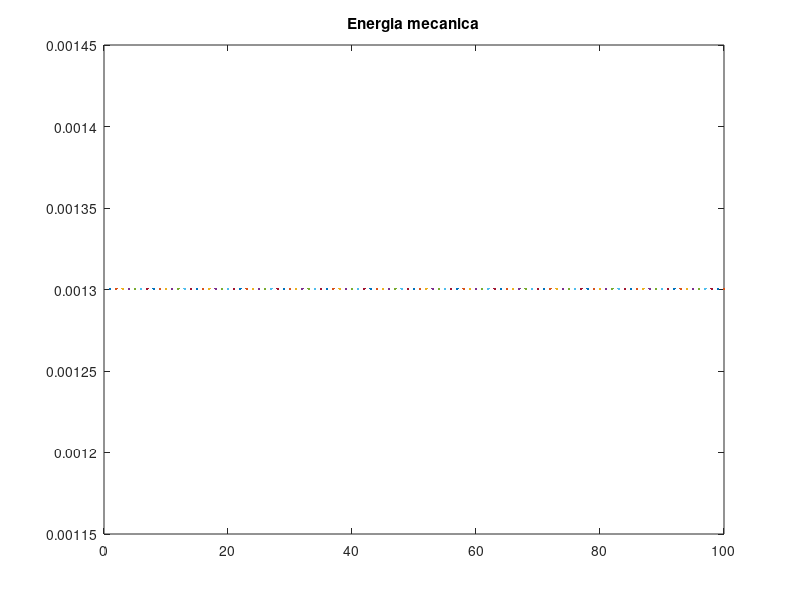

Source code (MATLAB):
close all
clear all
clc

dt = 0.1;
l=1;
k = 1 ;
vc(1) = 0;
xc(1) = 1;
xe(1) = l+l/2;
xd(1) = xe(1)+l;
ve(1) = 0;
vd(1) = 0;
vc(1) = 0;
m = 1;
ro=5;


for i = 1:100
    ve(i+1)= ve(i) +(dt/m)*(-k*(xe(i)-xc(i)-l)+k*(xd(i)-xe(i)-l));
    vd(i+1)= vd(i) +(dt/m)*(-k*(xd(i)-xe(i)-l)+k*(xc(i)-xd(i)+2*l));
    vc(i+1)= vc(i)+(dt/m)*(k*(xe(i)-xc(i)-l)-k*(xc(i)-xd(i)+2*l)-ro*vc(i));
    
    
    xe(i+1) = xe(i)+dt*ve(i+1);
    xd(i+1) = xd(i)+dt*vd(i+1);
    xc(i+1) = xc(i)+dt*vc(i+1);
    
    
    plot(xe(i),0, 'or');
    hold on
    plot(xd(i),0, 'ob')
    plot(xc(i),0, 'ok')
    line([xc(i) xe(i) xd(i)],[0 0 0])
    line([xc(i) xc(i) xd(i) xd(i)],[2 -1 -1 2])
    hold off
    xlim([-5 5])
    pause(0.1)
end

    plot([1:100],1/2*m*(ve(i)+vc(i)+vd(i)).^2,'.')
    title('Energia mecanica')